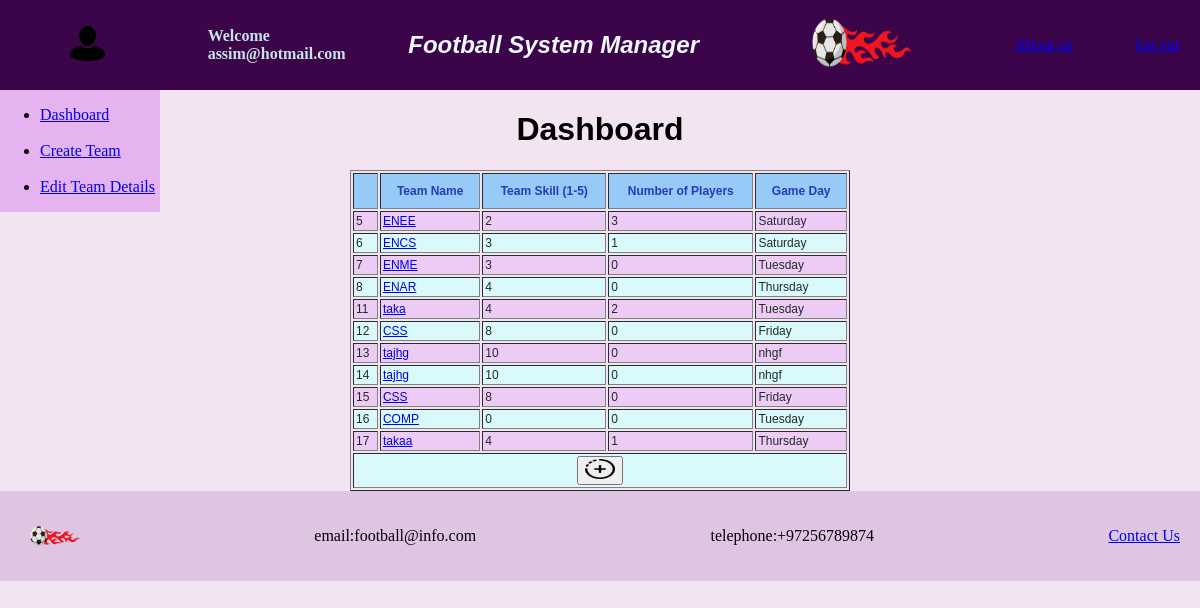
Screenshot of /project/dashboard.php (signed in) with the database file from the repository.
### tables this page shows
CREATE TABLE `teams` (
  `id` int(5) NOT NULL,
  `Name` varchar(50) NOT NULL,
  `Skill` int(5) NOT NULL,
  `number` int(5) NOT NULL,
  `day` varchar(50) NOT NULL,
  `email` varchar(80) NOT NULL
);

### project/dashboard.php (the view, shortened to what this page needs)
 <?php
include_once('connection.php');
try {
    $query = "SELECT teams.id, teams.Name, teams.Skill, COUNT(players.teamid) AS playerCount , teams.day FROM teams
    LEFT JOIN players ON teams.id = players.teamid
    GROUP BY teams.id";
    $dbResults = $conn->query($query);
    $rows = $dbResults->fetchAll();
}
catch (PDOException $e) {
    die($e->getMessage());
}
?>
<!DOCTYPE html>
<html>
<head>
    <link rel="stylesheet" type="text/css" href="styles.css">
</head>
<header>
    <figure>
     <img src="images/user.png" alt="Logo" class="logo2" >
     </figure>
        <h4>Welcome <br>
             <?php echo $_SESSION['email']; ?></h4>
             <h2><em> Football System Manager</em></h2>
             <figure>
        <img src="images/logo.png" alt="Logo" class="logo" >
             </figure>
        <a href="about.php">About us</a>
        <a href="logout.php">log out</a>
     </header>
     <div>
     <nav>
        <ul>
            <li><a href="dashboard.php">Dashboard</a></li>
            <br>
            <li><a href="createteam.php">Create Team</a></li>
            <br>
            <li><a href="edit.php">Edit Team Details</a></li>
        </ul>
    </nav>
    </div>
<main>
    <body>
 <FORM METHOD="POST" ACTION="<?php echo $_SERVER['PHP_SELF']?>" >
  <DIV ALIGN="CENTER"><CENTER>
<h1>Dashboard</h1>
<table class="table" TABLE BORDER="1" WIDTH="500" CELLPADDING="2">
    <tr>
      <th> </th>
      <th>Team Name</th>
      <th>Team Skill (1-5)</th>
      <th>Number of Players</th>
      <th>Game Day</th>
    </tr>
    <tbody>
<?php foreach ($rows as $row):?>
<tr>
    <td><?php echo $row['id']?></td>
    <td><a href="details.php?id=<?=$row['id']?> &num=<?php echo $row['playerCount']; ?>"><?php echo $row['Name']?></a></td>
    <td><?php echo $row['Skill']?></td>
    <td><?php echo $row['playerCount']?></td>
    <td><?php echo $row['day']?></td>
</tr>
<?php endforeach;?>
    <tr>
        <td  colspan="5" align="center">
            <a href="createteam.php">
                <button type="button">
               <img src="images/create.png"  width="30" height="20">
               </button>
           </td>
    </tr>
    </tbody>
</table>
</CENTER></DIV>
</FORM>
</body>
</main>
<footer>
    <img src="images/logo.png" alt="Logo" class="logo1" >
    <p>email:football@info.com </p>
   <p> telephone:+97256789874</p>
    <a href="about.php">Contact Us</a>
 </footer>
 </html>

### project/styles.css (style rules this page uses)
header { background-color: #3c0549; padding: 20px; display: flex; height:50px; align-items: center; justify-content: space-between; }
header img { margin-left: 10px; }
footer img { margin-left: 10px; }
footer { padding: 20px; display: flex; align-items: center; justify-content: space-between; background-color: #dec6e3; }
h2 { color :aliceblue; }
body { background-color: #f3e4f1; margin: 0; padding: 0; }
.logo { width: 100px; height: 50px; }
.logo1 { width: 50px; height: 20px; }
header .logo2 { width: 35px; height: 35px; }
h4 { color: #c6e4e7; }
nav { width: 10em; background-color: #e4b3f0; float: left; position: absolute; }
footer { clear: absolute; }
h1, h2 { font-family: sans-serif; font-weight: bold; }
.table { font-family: sans-serif; font-size: 12px; color: #212b2c; }
.table tr:nth-child(even) { background-color: #d9f9fb; }
.table tr:nth-child(odd) { background-color: #ecccf5; }
.table th { background-color :#97caf6; text-align: center; color: rgb(36, 59, 190); padding: 10px; }

### rows the page displays
teams: id "5", Name "ENEE", Skill "2", playerCount "3", day "Saturday"
teams: id "6", Name "ENCS", Skill "3", playerCount "1", day "Saturday"
teams: id "7", Name "ENME", Skill "3", playerCount "0", day "Tuesday"
teams: id "8", Name "ENAR", Skill "4", playerCount "0", day "Thursday"
teams: id "11", Name "taka", Skill "4", playerCount "2", day "Tuesday"
teams: id "12", Name "CSS", Skill "8", playerCount "0", day "Friday"
teams: id "13", Name "tajhg", Skill "10", playerCount "0", day "nhgf"
teams: id "14", Name "tajhg", Skill "10", playerCount "0", day "nhgf"
teams: id "15", Name "CSS", Skill "8", playerCount "0", day "Friday"
teams: id "16", Name "COMP", Skill "0", playerCount "0", day "Tuesday"
teams: id "17", Name "takaa", Skill "4", playerCount "1", day "Thursday"

### other values shown
$_SESSION['email'] "assim@hotmail.com"
